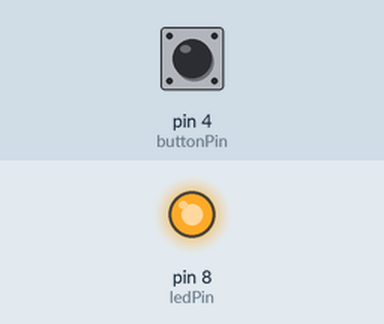
This sketch was run on a simulated Arduino Uno, built with avr-gcc and run on an emulated ATmega328P. On the bench: output pins drawn as LEDs (lit = HIGH). Inputs (shaded band) come from the test bench; at power-on: pin 4 (buttonPin) HIGH.

Above: at 1.2 s.
1.3 s: pin 4 (buttonPin) pulled LOW for 0.15 s
At 1.37 s:
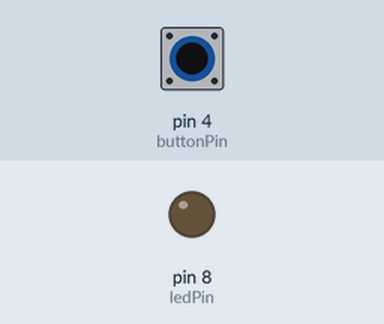
2.9 s: pin 4 (buttonPin) pulled LOW for 3.2 s
At 7.4 s:
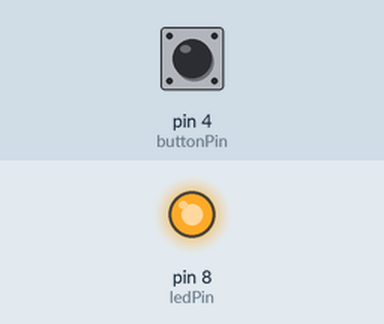
Timing chart, 0 to 8.9 s (numbered marks = the images above; inputs shaded):
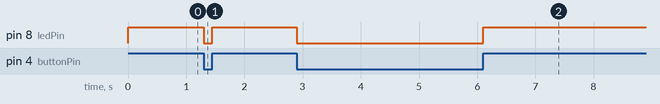

Measured:
- after the input at 1.3 s, pin 8 (ledPin): HIGH → LOW at once, → HIGH 0.15 s later
- after the input at 2.9 s, pin 8 (ledPin): HIGH → LOW at once, → HIGH 3.2 s later

The sketch:

led_on_button.ino
```cpp
int buttonPin = 4;
int ledPin = 8;

void setup()
{
  pinMode(buttonPin, INPUT_PULLUP);
  pinMode(ledPin, OUTPUT);
}

void loop()
{
  digitalWrite(ledPin, digitalRead(buttonPin));
}
```
